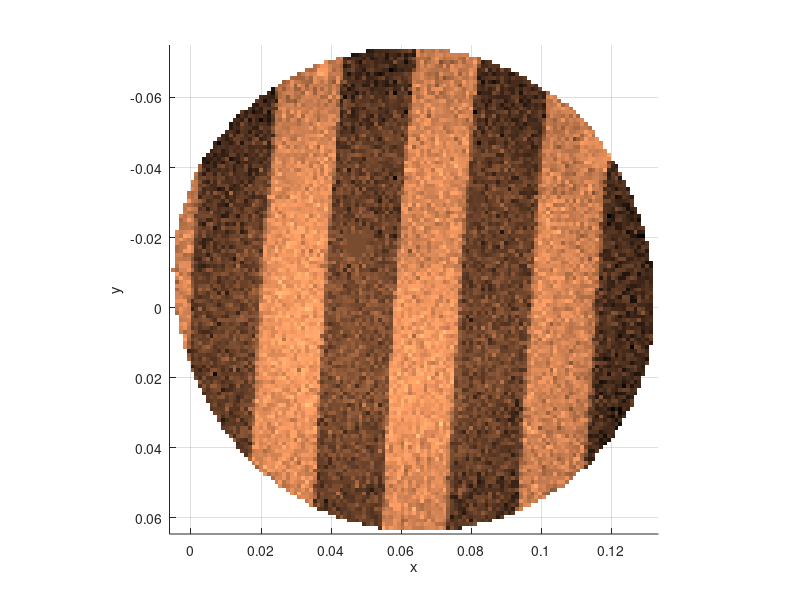
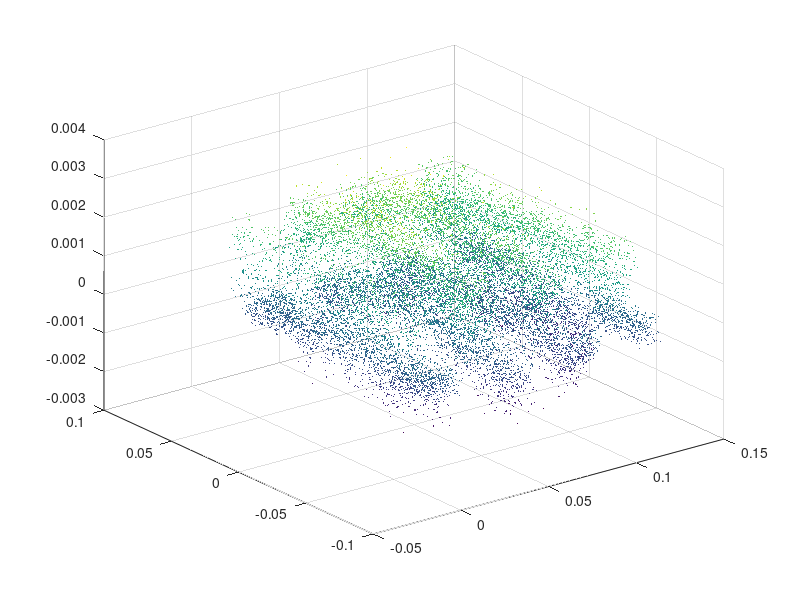
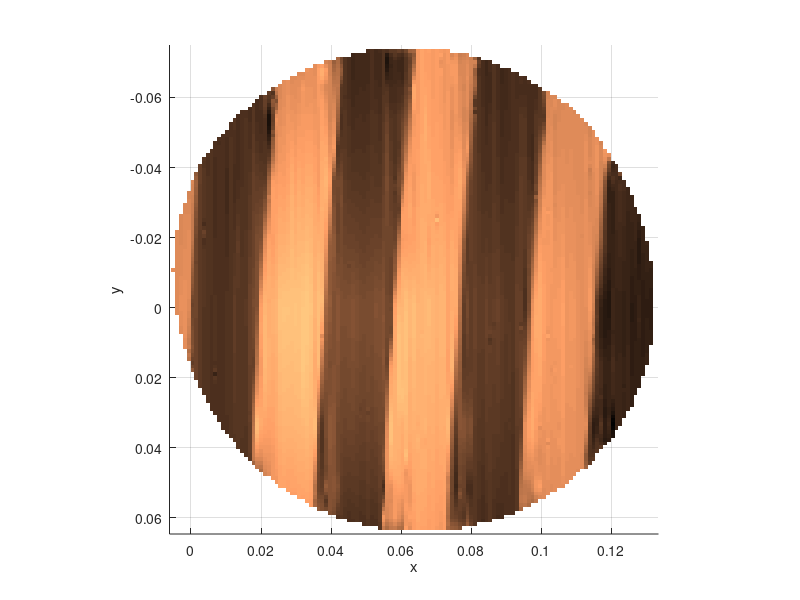

MATLAB code for these plots, in order:
% generate surface from data points
%
% process the experiment data; AFM grid calibration; 
% spiral scanning pattern; scanning rate: 20Hz; sampling rate: 20000Hz
% create the surface with delaunayTriangulation interpolation
% zwy 20190125

clear
close all
clc
%%
load('s20_processed_datapoints.mat');
x1_test = linspace(min(x),max(x),128);
x2_test = linspace(min(y),max(y),128);
[X1_test,X2_test] = meshgrid(x1_test,x2_test);

% Interpolation
m = griddata(x,y,z,X1_test(:),X2_test(:));

% % Exterpolation
% F = scatteredInterpolant(x,y,z); m = F(X1_test(:),X2_test(:));

figure
surf(X1_test,X2_test,reshape(m,length(x2_test),length(x1_test)),'EdgeColor','none')
colormap(copper)
axis equal; xlabel('x'); ylabel('y'); view([0 -90])
% figure, scatter3(X1_test(:), X2_test(:), m*100,5,m*100,'.')   % verify

% Why it is circle but not rectangular? Because m includes NaN.
% GRIDDATA is an interpolation algorithm.
% scatter3(X1_test(:), X2_test(:), zeros(length(X1_test(:)),1),5,m*100,'.') %circle
% scatter3(X1_test(:), X2_test(:), zeros(length(X1_test(:)),1),5,'.') % rectangular

%% replace NaN with right value manually
nan_flags = isnan(m);   % 2D logical matrix, work as a circular mask 
X1_test_vec = X1_test(:); X2_test_vec = X2_test(:);
for i = 1:length(nan_flags)
   flag = nan_flags(i);
   if flag
      if  X1_test_vec(i)<0||(X1_test_vec(i)>0.02&&X1_test_vec(i)<0.04)||...
              (X1_test_vec(i)>0.06&&X1_test_vec(i)<0.08)||...
              (X1_test_vec(i)>0.10&&X1_test_vec(i)<0.12)
          m(i) = 0.216/100*rand;
      else
          m(i) = 0.07/100*(rand-1);
      end
   end
end

figure, %scatter3(X1_test_vec,X2_test_vec,m,5,m*100,'.');
scatter3(X1_test(:), X2_test(:), m,5,m*100,'.') % rectangular

%% denoise
% waveletSignalDenoiser
% Method: Minimax; Parameters: level 12; Rule: Soft
load s20_m_denoise.mat
m = reshape(m_denoise,length(x2_test),length(x1_test));
m(nan_flags) = NaN; % circular roi
figure,surf(X1_test,X2_test,reshape(m,length(x2_test),length(x1_test)),'EdgeColor','none')
colormap(copper)
axis equal; xlabel('x'); ylabel('y'); view([0 90])
view([0 -90])
